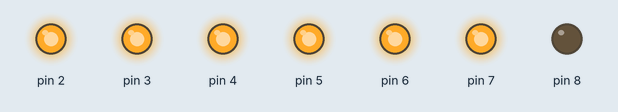
Recording of a sketch running on a simulated Arduino Uno, built with avr-gcc and run on an emulated ATmega328P. Parts: output pins drawn as LEDs (lit = HIGH).

Above: at 0.12 s.
At 0.62 s:
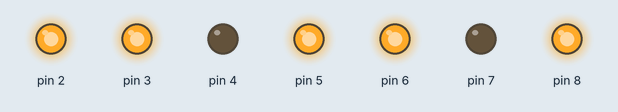
At 1.12 s:
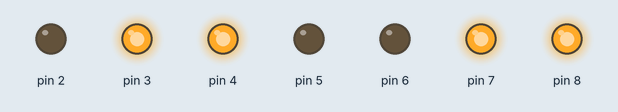
At 2.37 s:
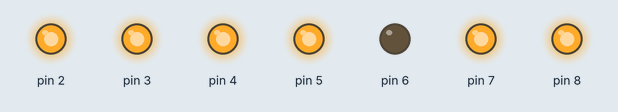
At 3.87 s:
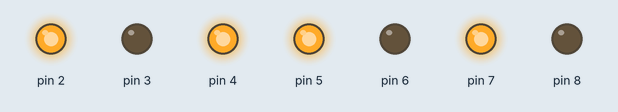
At 5.37 s:
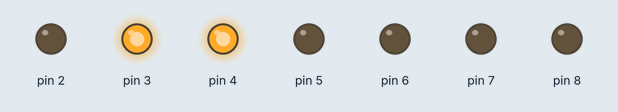
Timing chart, 0 to 5.8 s (numbered marks = the images above):
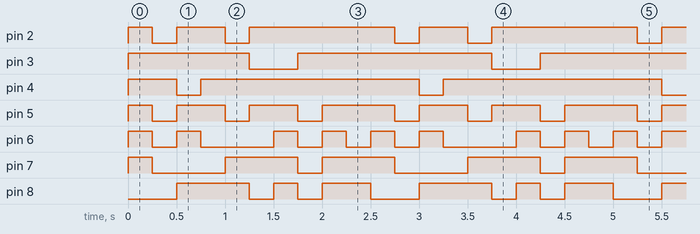

The sketch:

seven_segment.ino
```cpp
void setup()
{
  pinMode(2, OUTPUT);
  pinMode(3, OUTPUT);
  pinMode(4, OUTPUT);
  pinMode(5, OUTPUT);
  pinMode(6, OUTPUT);
  pinMode(7, OUTPUT);
  pinMode(8, OUTPUT);
}
 int num = 0;
void loop()
{
  switch(num){
	case 0:
	digitalWrite(2, HIGH);
	digitalWrite(3, HIGH);
	digitalWrite(4, HIGH);
	digitalWrite(5, HIGH);
	digitalWrite(6, HIGH);
	digitalWrite(7, HIGH);
	digitalWrite(8, LOW);
	break;
  case 1:
	digitalWrite(2, LOW);
	digitalWrite(3, HIGH);
	digitalWrite(4, HIGH);
	digitalWrite(5, LOW);
	digitalWrite(6, LOW);
	digitalWrite(7, LOW);
	digitalWrite(8, LOW);
	break;

  case 2:
	digitalWrite(2, HIGH);
	digitalWrite(4, LOW);
	digitalWrite(3, HIGH);
	digitalWrite(5, HIGH);
	digitalWrite(6, HIGH);
	digitalWrite(7, LOW);
	digitalWrite(8, HIGH);
	break;

  case 3:
	digitalWrite(2, HIGH);
	digitalWrite(3, HIGH);
	digitalWrite(4, HIGH);
	digitalWrite(5, HIGH);
	digitalWrite(6, LOW);
	digitalWrite(7, LOW);
	digitalWrite(8, HIGH);
	break;

  case 4:
	digitalWrite(2, LOW);
	digitalWrite(3, HIGH);
	digitalWrite(4, HIGH);
	digitalWrite(5, LOW);
	digitalWrite(6, LOW);
	digitalWrite(7, HIGH);
	digitalWrite(8, HIGH);
	break;

  case 5:
	digitalWrite(2, HIGH);
	digitalWrite(3, LOW);
	digitalWrite(4, HIGH);
	digitalWrite(5, HIGH);
	digitalWrite(6, LOW);
	digitalWrite(7, HIGH);
	digitalWrite(8, LOW);
	break;

  case 6:
	digitalWrite(2, HIGH);
	digitalWrite(3, LOW);
	digitalWrite(4, HIGH);
	digitalWrite(5, HIGH);
	digitalWrite(6, HIGH);
	digitalWrite(7, HIGH);
	digitalWrite(8, HIGH);
	break;

  case 7:
	digitalWrite(2, HIGH);
	digitalWrite(3, HIGH);
	digitalWrite(4, HIGH);
	digitalWrite(5, LOW);
	digitalWrite(6, LOW);
	digitalWrite(7, LOW);
	digitalWrite(8, LOW);
	break;

  case 8:
	digitalWrite(2, HIGH);
	digitalWrite(3, HIGH);
	digitalWrite(4, HIGH);
	digitalWrite(5, HIGH);
	digitalWrite(6, HIGH);
	digitalWrite(7, HIGH);
	digitalWrite(8, HIGH);
	break;

  case 9:
	digitalWrite(2, HIGH);
	digitalWrite(3, HIGH);
	digitalWrite(4, HIGH);
	digitalWrite(6, LOW);
	digitalWrite(5, HIGH);
	digitalWrite(7, HIGH);
	digitalWrite(8, HIGH);
	break;
  }
  num++;
  delay(250);
    if (num > 9 )num = 0;
}
// a f b
//g e c
//d
// A = 2
// B = 3
// F = 7
// G = 8
// C = 4
// D = 5
// E = 6
```

Measured:
- by itself, pin 2: repeats every 2.5 s: LOW 0.25 s, HIGH 0.50 s, LOW 0.25 s, HIGH 1.5 s
- by itself, pin 3: repeats every 2.5 s: LOW 0.50 s, HIGH 2.0 s
- by itself, pin 4: repeats every 2.5 s: LOW 0.25 s, HIGH 2.3 s
- by itself, pin 5: repeats every 2.5 s: 2 × (LOW 0.25 s, HIGH 0.50 s), LOW 0.25 s, HIGH 0.75 s
- by itself, pin 6: repeats every 2.5 s: LOW 0.25 s, HIGH 0.25 s, LOW 0.75 s, 2 × (HIGH 0.25 s, LOW 0.25 s), HIGH 0.25 s
- by itself, pin 7: repeats every 2.5 s: LOW 0.75 s, HIGH 0.75 s, LOW 0.25 s, HIGH 0.75 s
- by itself, pin 8: repeats every 2.5 s: LOW 0.25 s, HIGH 0.25 s, LOW 0.25 s, HIGH 0.50 s, LOW 0.50 s, HIGH 0.75 s
